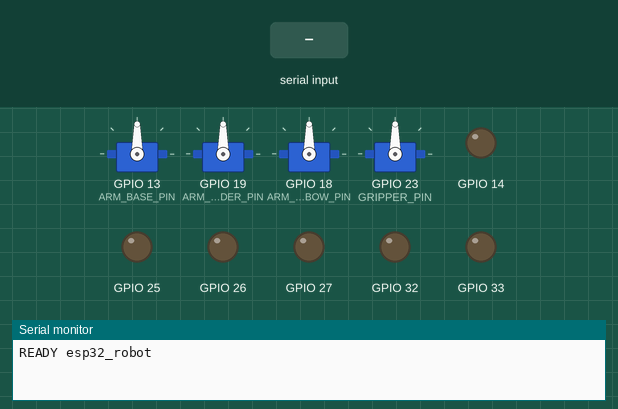
Recording of a program running on a simulated ESP32. Parts: 4 × servo, output pins drawn as LEDs (lit = HIGH), the last lines printed to the serial monitor. The inputs (shaded band) are chosen by the test bench.

Above: at 1.2 s.
1.3 s: "DRIVE 90 45\n" received over Serial
At 1.47 s:
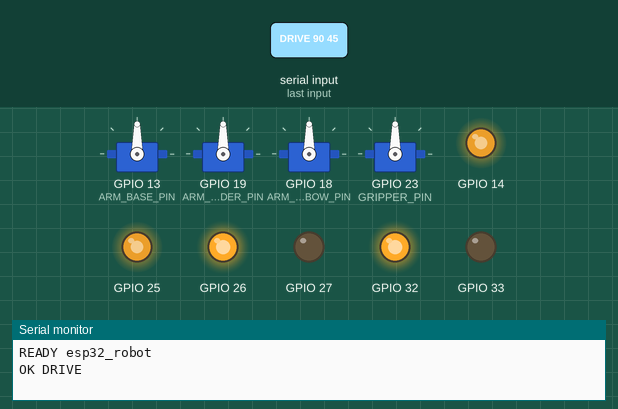
3.1 s: "STOP\n" received over Serial
4.6 s: "PING\n" received over Serial
Timing chart, 0 to 7.6 s (numbered marks = the images above; inputs shaded):
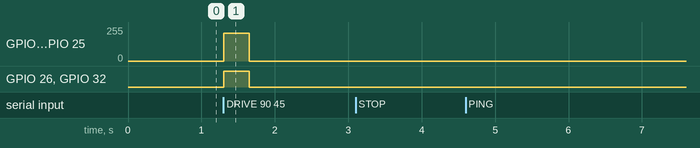

The program:

main.cpp
```cpp
#include <Arduino.h>
#include <ESP32Servo.h>
#include "robot_config.h"

Servo arm[4];
unsigned long last_command_ms = 0;

void motor(int in1, int in2, int pwm_pin, int value) {
  value = constrain(value, -cfg::MAX_PWM, cfg::MAX_PWM);
  digitalWrite(in1, value > 0);
  digitalWrite(in2, value < 0);
  ledcWrite(pwm_pin, abs(value));
}
void stop() { motor(cfg::LEFT_IN1,cfg::LEFT_IN2,cfg::LEFT_PWM,0); motor(cfg::RIGHT_IN1,cfg::RIGHT_IN2,cfg::RIGHT_PWM,0); }
void drive(float linear, float angular) {
  // Input is normalized -1..1. Verify wheel orientation with the chassis raised.
  int left = int(255 * constrain(linear - angular, -1.0f, 1.0f));
  int right = int(255 * constrain(linear + angular, -1.0f, 1.0f));
  motor(cfg::LEFT_IN1,cfg::LEFT_IN2,cfg::LEFT_PWM,left);
  motor(cfg::RIGHT_IN1,cfg::RIGHT_IN2,cfg::RIGHT_PWM,right);
}
void handle(String s) {
  s.trim(); last_command_ms = millis();
  if (s == "STOP") { stop(); Serial.println("OK STOP"); return; }
  if (s.startsWith("DRIVE ")) { float v,w; if (sscanf(s.c_str(), "DRIVE %f %f", &v, &w) == 2) { drive(v,w); Serial.println("OK DRIVE"); } return; }
  if (s.startsWith("ARM ")) { int index,angle; if (sscanf(s.c_str(), "ARM %d %d", &index,&angle) == 2 && index >= 0 && index < 4) { arm[index].write(constrain(angle,0,180)); Serial.println("OK ARM"); } return; }
  if (s == "PING") Serial.println("PONG");
}
void setup() {
  Serial.begin(115200);
  for (int p : {cfg::LEFT_IN1,cfg::LEFT_IN2,cfg::RIGHT_IN1,cfg::RIGHT_IN2}) pinMode(p, OUTPUT);
  for (int p : {cfg::LEFT_PWM,cfg::RIGHT_PWM}) { ledcAttach(p,cfg::PWM_FREQ,cfg::PWM_BITS); ledcWrite(p,0); }
  int pins[] = {cfg::ARM_BASE_PIN,cfg::ARM_SHOULDER_PIN,cfg::ARM_ELBOW_PIN,cfg::GRIPPER_PIN};
  for (int i=0;i<4;i++) { arm[i].setPeriodHertz(50); arm[i].attach(pins[i],500,2400); arm[i].write(90); }
  last_command_ms = millis(); stop(); Serial.println("READY esp32_robot");
}
void loop() {
  if (Serial.available()) handle(Serial.readStringUntil('\n'));
  if (millis() - last_command_ms > cfg::COMMAND_TIMEOUT_MS) stop();
}
```

robot_config.h
```cpp
#pragma once

// CHANGE THESE AFTER YOU INSPECT THE REAL WIRING. This template targets an ESP32
// with a dual H-bridge driver (TB6612FNG/L298N-style direction+PWM inputs).
namespace cfg {
constexpr int LEFT_IN1 = 26, LEFT_IN2 = 27, LEFT_PWM = 25;
constexpr int RIGHT_IN1 = 32, RIGHT_IN2 = 33, RIGHT_PWM = 14;
constexpr int ARM_BASE_PIN = 13, ARM_SHOULDER_PIN = 19, ARM_ELBOW_PIN = 18, GRIPPER_PIN = 23;
constexpr int PWM_FREQ = 20000, PWM_BITS = 8;
constexpr unsigned long COMMAND_TIMEOUT_MS = 350;
constexpr int MAX_PWM = 210;  // start below 255 until the chassis is tested safely
}
```

Measured:
- after the input at 1.3 s, GPIO 14, GPIO 25: 0/255 → 209/255 at once, → 0/255 0.35 s later; GPIO 26, GPIO 32: LOW → HIGH at once, → LOW 0.35 s later
